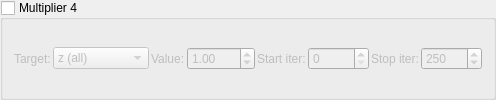
    <widget class="MyGroupBox" name="groupCheck_transf_function_enabledBw_false">
     <property name="title"><string>Multiplier 4</string></property>
     <property name="checkable"><bool>true</bool></property>
     <property name="checked"><bool>false</bool></property>
     <layout class="QGridLayout" name="gridLayout_mult4">
      <property name="spacing"><number>2</number></property>
      <item row="0" column="0">
       <widget class="QLabel"><property name="text"><string>Target:</string></property></widget>
      </item>
      <item row="0" column="1">
       <widget class="MyComboBox" name="comboBox_transf_multiplier_mode_4">
        <item><property name="text"><string notr="true">z (all)</string></property></item>
        <item><property name="text"><string notr="true">z.x</string></property></item>
        <item><property name="text"><string notr="true">z.y</string></property></item>
        <item><property name="text"><string notr="true">z.z</string></property></item>
        <item><property name="text"><string notr="true">DE</string></property></item>
        <item><property name="text"><string notr="true">color</string></property></item>
        <item><property name="text"><string notr="true">z.w</string></property></item>
        <item><property name="text"><string notr="true">z.xy</string></property></item>
        <item><property name="text"><string notr="true">z.xz</string></property></item>
        <item><property name="text"><string notr="true">z.yz</string></property></item>
        <item><property name="text"><string notr="true">color accum</string></property></item>
       </widget>
      </item>
      <item row="0" column="2">
       <widget class="QLabel"><property name="text"><string>Value:</string></property></widget>
      </item>
      <item row="0" column="3">
       <widget class="MyDoubleSpinBox" name="spinbox_transf_scale_8">
        <property name="minimum"><double>-100.0</double></property><property name="maximum"><double>100.0</double></property>
        <property name="singleStep"><double>0.01</double></property><property name="value"><double>1.0</double></property>
       </widget>
      </item>
      <item row="0" column="4">
       <widget class="QLabel"><property name="text"><string>Start iter:</string></property></widget>
      </item>
      <item row="0" column="5">
       <widget class="MySpinBox" name="spinboxInt_transf_start_iterations_E">
        <property name="minimum"><number>0</number></property><property name="maximum"><number>10000</number></property>
        <property name="value"><number>0</number></property>
       </widget>
      </item>
      <item row="0" column="6">
       <widget class="QLabel"><property name="text"><string>Stop iter:</string></property></widget>
      </item>
      <item row="0" column="7">
       <widget class="MySpinBox" name="spinboxInt_transf_stop_iterations_E">
        <property name="minimum"><number>0</number></property><property name="maximum"><number>10000</number></property>
        <property name="value"><number>250</number></property>
       </widget>
      </item>
     </layout>
    </widget>
